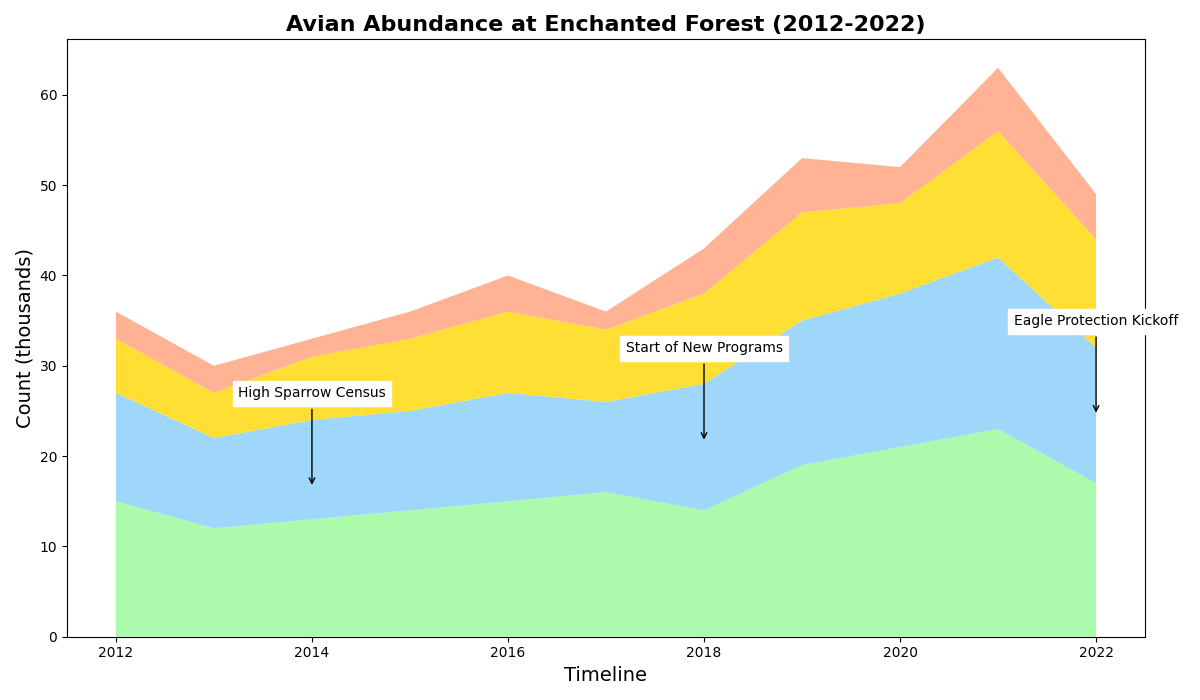

Write the Python code that produced this figure.
import matplotlib.pyplot as plt
import numpy as np

years = np.arange(2012, 2023)

sparrows = np.array([15, 12, 13, 14, 15, 16, 14, 19, 21, 23, 17])
robins = np.array([12, 10, 11, 11, 12, 10, 14, 16, 17, 19, 15])
blue_jays = np.array([6, 5, 7, 8, 9, 8, 10, 12, 10, 14, 12])
eagles = np.array([3, 3, 2, 3, 4, 2, 5, 6, 4, 7, 5])

data = np.vstack([sparrows, robins, blue_jays, eagles])

fig, ax = plt.subplots(figsize=(12, 7))
ax.stackplot(years, data, colors=['#98FB98', '#87CEFA', '#FFD700', '#FFA07A'], alpha=0.8)

ax.set_title('Avian Abundance at Enchanted Forest (2012-2022)', fontsize=16, fontweight='bold')
ax.set_xlabel('Timeline', fontsize=14)
ax.set_ylabel('Count (thousands)', fontsize=14)

milestones = {
    2014: 'High Sparrow Census',
    2018: 'Start of New Programs',
    2022: 'Eagle Protection Kickoff'
}

for year, event in milestones.items():
    total_population = sparrows[year-2012] + robins[year-2012] + blue_jays[year-2012] + eagles[year-2012]
    ax.annotate(event, xy=(year, total_population/2),
                xytext=(year, total_population/2 + 10),
                arrowprops=dict(facecolor='black', arrowstyle='->'),
                fontsize=10, ha='center', backgroundcolor='white')

plt.tight_layout()
plt.show()
